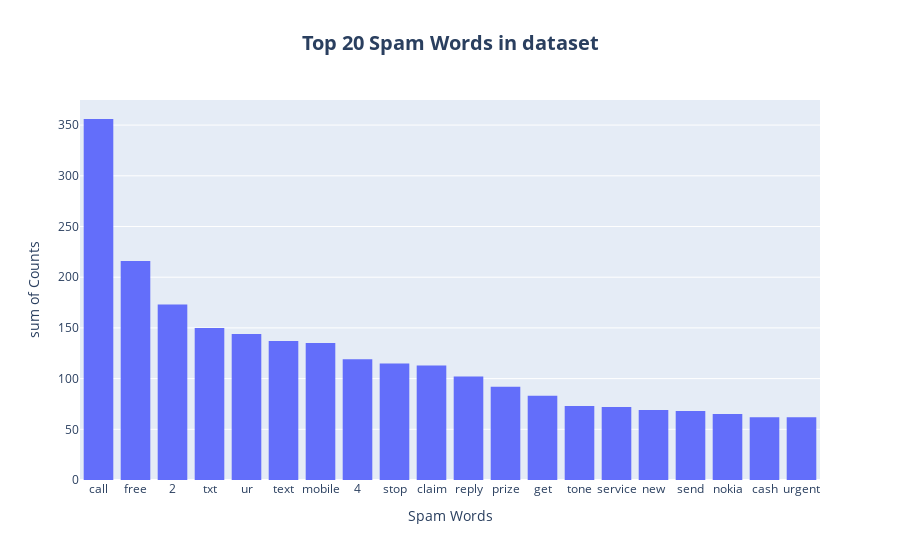

The cell this chart's notebook holds for it:
### Code cell
fig = px.histogram(top_spam_words,
                   x = 'Spam Words',
                   y = 'Counts', title="<b>Top 20 Spam Words in dataset</b>")

fig.update_layout(title_x = 0.5,
                  title_font = dict(size = 20))

fig.show()

### Figure 1 — Plotly figure (JSON) as saved in the notebook; plotly's stock layout.template omitted (floating-point values rounded to 4 significant figures)
{"data": [{"alignmentgroup": "True", "bingroup": "x", "histfunc": "sum", "hovertemplate": "Spam Words=%{x}<br>sum of Counts=%{y}<extra></extra>", "legendgroup": "", "marker": {"color": "#636efa", "pattern": {"shape": ""}}, "name": "", "offsetgroup": "", "orientation": "v", "showlegend": false, "type": "histogram", "x": ["call", "free", "2", "txt", "ur", "text", "mobile", "4", "stop", "claim", "reply", "prize", "get", "tone", "service", "new", "send", "nokia", "cash", "urgent"], "xaxis": "x", "y": [356, 216, 173, 150, 144, 137, 135, 119, 115, 113, 102, 92, 83, 73, 72, 69, 68, 65, 62, 62], "yaxis": "y"}], "layout": {"barmode": "relative", "legend": {"tracegroupgap": 0}, "title": {"font": {"size": 20}, "text": "<b>Top 20 Spam Words in dataset</b>", "x": 0.5}, "xaxis": {"anchor": "y", "domain": [0, 1], "title": {"text": "Spam Words"}}, "yaxis": {"anchor": "x", "domain": [0, 1], "title": {"text": "sum of Counts"}}}}
